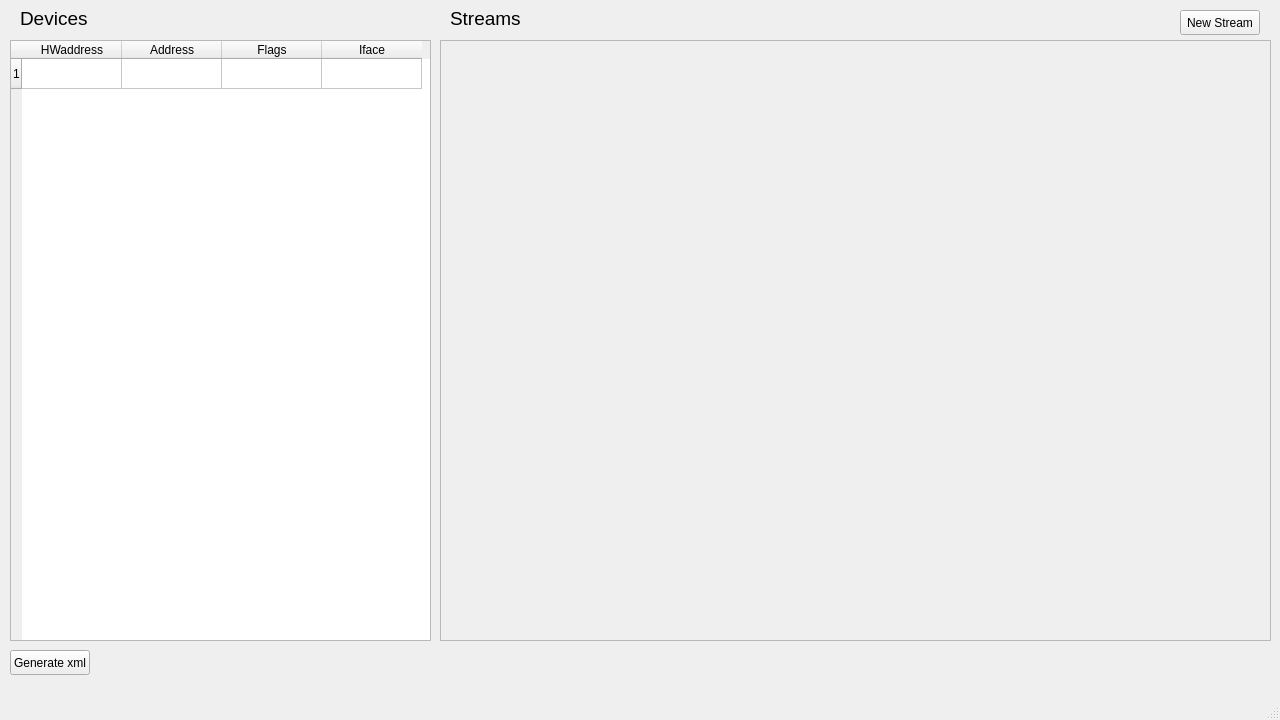
<?xml version="1.0" encoding="UTF-8"?>
<ui version="4.0">
 <class>MainWindow</class>
 <widget class="QMainWindow" name="MainWindow">
  <property name="geometry">
   <rect>
    <x>0</x>
    <y>0</y>
    <width>1280</width>
    <height>720</height>
   </rect>
  </property>
  <property name="minimumSize">
   <size>
    <width>1280</width>
    <height>720</height>
   </size>
  </property>
  <property name="maximumSize">
   <size>
    <width>1280</width>
    <height>720</height>
   </size>
  </property>
  <property name="windowTitle">
   <string>MainWindow</string>
  </property>
  <widget class="QWidget" name="centralwidget">
   <widget class="QTableWidget" name="tableWidget_deviceTable">
    <property name="geometry">
     <rect>
      <x>10</x>
      <y>40</y>
      <width>421</width>
      <height>601</height>
     </rect>
    </property>
    <property name="sizePolicy">
     <sizepolicy hsizetype="Fixed" vsizetype="Fixed">
      <horstretch>0</horstretch>
      <verstretch>0</verstretch>
     </sizepolicy>
    </property>
    <property name="mouseTracking">
     <bool>false</bool>
    </property>
    <row>
     <property name="text">
      <string>1</string>
     </property>
    </row>
    <column>
     <property name="text">
      <string>HWaddress</string>
     </property>
    </column>
    <column>
     <property name="text">
      <string>Address</string>
     </property>
    </column>
    <column>
     <property name="text">
      <string>Flags</string>
     </property>
    </column>
    <column>
     <property name="text">
      <string>Iface</string>
     </property>
    </column>
   </widget>
   <widget class="QPushButton" name="pushButton_generateXml">
    <property name="geometry">
     <rect>
      <x>10</x>
      <y>650</y>
      <width>80</width>
      <height>25</height>
     </rect>
    </property>
    <property name="text">
     <string>Generate xml</string>
    </property>
   </widget>
   <widget class="QLabel" name="label_devicesTitle">
    <property name="geometry">
     <rect>
      <x>20</x>
      <y>10</y>
      <width>111</width>
      <height>17</height>
     </rect>
    </property>
    <property name="font">
     <font>
      <pointsize>14</pointsize>
     </font>
    </property>
    <property name="text">
     <string>Devices</string>
    </property>
   </widget>
   <widget class="QLabel" name="label_StreamsTitle">
    <property name="geometry">
     <rect>
      <x>450</x>
      <y>10</y>
      <width>111</width>
      <height>17</height>
     </rect>
    </property>
    <property name="font">
     <font>
      <pointsize>14</pointsize>
     </font>
    </property>
    <property name="text">
     <string>Streams</string>
    </property>
   </widget>
   <widget class="QPushButton" name="pushButton_addStream">
    <property name="geometry">
     <rect>
      <x>1180</x>
      <y>10</y>
      <width>80</width>
      <height>25</height>
     </rect>
    </property>
    <property name="text">
     <string>New Stream</string>
    </property>
   </widget>
   <widget class="QWidget" name="verticalLayoutWidget">
    <property name="geometry">
     <rect>
      <x>440</x>
      <y>40</y>
      <width>831</width>
      <height>601</height>
     </rect>
    </property>
    <layout class="QVBoxLayout" name="verticalLayout_streamsLayout">
     <item>
      <widget class="QScrollArea" name="scrollArea">
       <property name="widgetResizable">
        <bool>true</bool>
       </property>
       <widget class="QWidget" name="scrollAreaWidgetContents_2">
        <property name="geometry">
         <rect>
          <x>0</x>
          <y>0</y>
          <width>827</width>
          <height>597</height>
         </rect>
        </property>
       </widget>
      </widget>
     </item>
    </layout>
   </widget>
  </widget>
  <widget class="QMenuBar" name="menubar">
   <property name="geometry">
    <rect>
     <x>0</x>
     <y>0</y>
     <width>1280</width>
     <height>22</height>
    </rect>
   </property>
  </widget>
  <widget class="QStatusBar" name="statusbar"/>
 </widget>
 <resources/>
 <connections/>
</ui>
